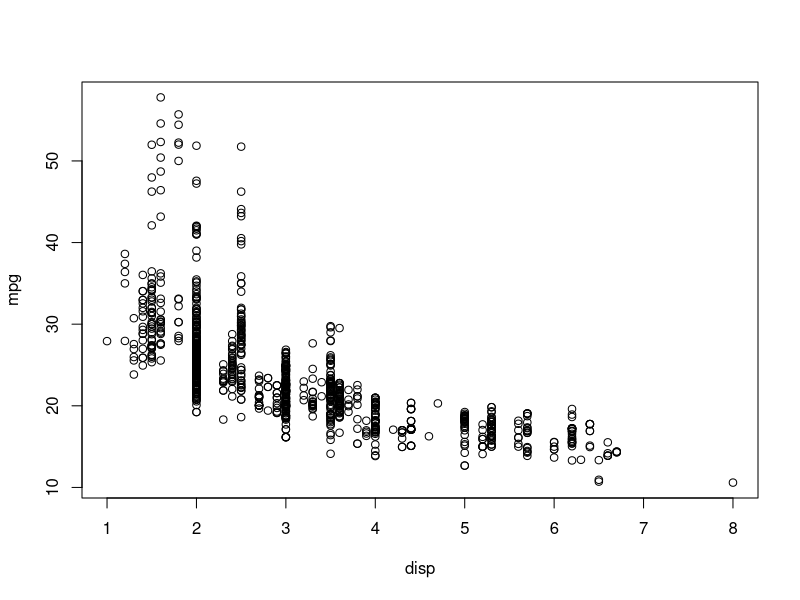
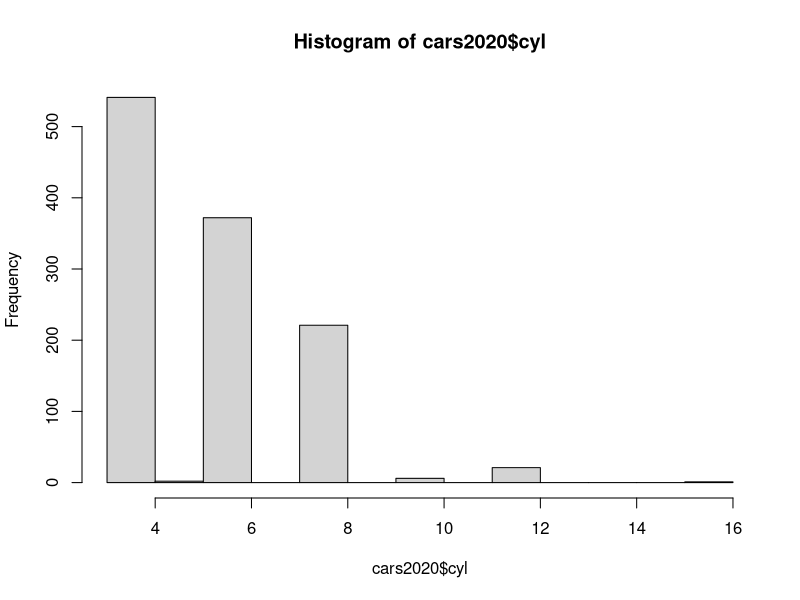

Generate these figures, in order, with R:
library(tidyverse)

cars2020 <- read.csv("data/cars2020.csv")

## Using filter 

manual <- filter(cars2020, transmission == "Manual")

cyl_4 <- filter(cars2020, cyl >= 4)

manual_cyl4 <- filter(cars2020, transmission == "Manual",
                      cyl >= 4)

experiment <- filter(cars2020, transmission == "Manual", 
                     cyl >= 4, drive == "RWD")

auto_l6 <- filter(cars2020, transmission == "Automatic", 
                  gears < 6)


### Using select 

cars_narrow <- select(cars2020, model, mpg, transmission, cyl)

cars_alt <- select(cars2020, -startStop, -aspiration)

### using arrange (to sort)

cars_sorted <- arrange(cars2020, mpg)

cars_desc <- arrange(cars2020, desc(mpg))

cars_tmpg <- arrange(cars2020, transmission, desc(mpg))


## evaluation: 1) restrict to cvt 2) remove sidi, aspiration, startStop,
# 3) sort by mpg (descending) and then by model

df1 <- filter(cars2020, transmission == "CVT")
df2 <- select(df1, -sidi, -aspiration, -startStop)
df3 <- arrange(df2, desc(mpg), model)

## alternatively:

df1 <- filter(cars2020, transmission == "CVT")
df1 <- select(df1, -sidi, -aspiration, -startStop)
df1 <- arrange(df1, desc(mpg), model)


## another alternative (using the pipe |>)

df <- filter(cars2020, transmission == "CVT") |> 
  select(-sidi, -aspiration, -startStop) |>
  arrange(desc(mpg), model)

df2 <- cars2020 |> filter(transmission == "CVT") |>
  select(-sidi, -aspiration, -startStop) |>
  arrange(desc(mpg), model)


## Using mutate to add columns


cars_30plus <- mutate(cars2020, 
                      above30 = if_else(mpg >= 30, TRUE, FALSE))

head(cars_30plus)



cars30_alt <- cars2020 |> mutate(cars2020, above30 = if_else(mpg >= 30, TRUE, FALSE))


## example of a scatterplot in base R 


plot(mpg~disp, data = cars2020)


## using summarise 

report <- cars2020 |> summarise(num_cars = n(), 
                                avg_mpg = mean(mpg, na.rm = TRUE))

report2 <- cars2020 |> 
  group_by(make) |> 
  summarise(num_cars = n(), avg_mpg = mean(mpg, na.rm = TRUE))

report3 <- cars2020 |> 
  group_by(make, transmission) |>
  summarise(num_cars = n(), avg_mpg = mean(mpg, na.rm = TRUE),
            .groups = "drop")

## grouping behaviour can be tricky if you are using multiple summarise calls



temp <- group_by(cars2020, make)

















hist(cars2020$cyl)
